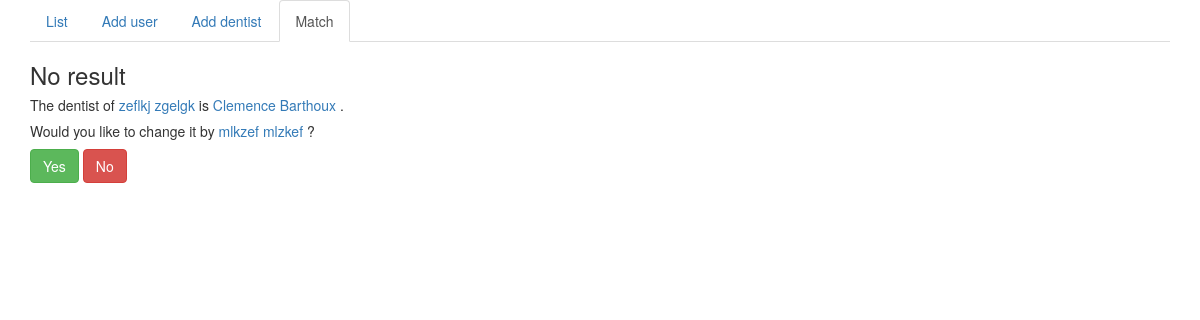
Page /match/user/6/dentist/6/ on the committed database.
### dentistsApp/models.py (models this page shows, shortened)
class User(models.Model):
    first_name = models.CharField(max_length=32)
    last_name = models.CharField(max_length=32)
    email = models.CharField(max_length=32)
    dentist = models.ForeignKey(Dentist, null=True)
    def  __unicode__(self):
        return (self.first_name + " " + self.last_name)

class Dentist(models.Model):
    first_name = models.CharField(max_length=32)
    last_name = models.CharField(max_length=32)
    email = models.CharField(max_length=32)
    license_number = models.CharField(max_length=64)
    def  __unicode__(self):
        return (self.first_name + " " + self.last_name)

### dentistsApp/views.py (the view)
# urls.py: url(r'^match/user/(?P<user_id>[0-9]+)/dentist/(?P<dentist_id>[0-9]+)/$', views.match_result, name='match-result'),
def match_result(request, user_id, dentist_id):
    user = get_object_or_404(User, pk=user_id)
    dentist = get_object_or_404(Dentist, pk=dentist_id)
    context = {'user': user, 'dentist': dentist}
    if request.method == 'POST':
        user.dentist = dentist
        user.save()
        return HttpResponseRedirect('/user/' + str(user.id))
    return render(request, 'dentistsApp/match_result.html', context)

### dentistsApp/templates/dentistsApp/match_result.html (shortened to what this page needs)
<!DOCTYPE html>
<html>
	<head>
		<link rel='stylesheet' href="/static/dentistsApp/css/bootstrap.min.css"/>
    <link rel='stylesheet' href="/static/dentistsApp/css/styles.css"/>
  </head>
  <body>
		<div class="container bs-docs-container">
			{% include "dentistsApp/header.html" %}
      {% if user.dentist.id == dentist.id %}
        <h3>User information</h3>
        <h5>The result match between user {{ user }} and dentist {{ dentist }}</h5>
        <table class="table">
          <tr>
            <td><strong>Last name </strong></td>
            <td>{{ user.last_name }}</td>
          </tr>
          <tr>
            <td><strong>First name </strong></td>
            <td>{{ user.first_name }}</td>
          </tr>
          <tr>
            <td><strong>Email </strong></td>
            <td>{{ user.email }}</td>
          </tr>
          <tr>
            <td><strong>Dentist </strong></td>
            {% if user.dentist %}
              <td><a href="/dentist/{{ user.dentist.id }}">{{ user.dentist }}</a></td>
            {% else %}
              <td>No dentist yet</td>
            {% endif %}
          </tr>
        </table>
      {% else %}
        <h3>No result</h3>
        {% if user.dentist == null %}
          <h5>
            <a href="/user/{{ user.id }}">{{ user }} </a>
            <span>has no dentist.</span>
          </h5>
          <h5>
            <span>Would you like to add </span>
            <a href="/dentist/{{ dentist.id }}">{{ dentist }}</a>
            <span> as </span>
            <a href="/user/{{ user.id }}">{{ user }} </a>
            <span>dentist ?</span>
          </h5>
          <form class="formUpdateDentist" role="form" action="" method="POST">{% csrf_token %}
            <button type="submit" class="btn btn-success">Yes</button>
          </form>
          <a href="/match" class="btn btn-danger">No</a>
        {% else %}
          <h5>
            <span>The dentist of </span>
            <a href="/user/{{ user.id }}">{{ user }} </a>
            <span>is </span>
            <a href="/dentist/{{ user.dentist.id }}">{{ user.dentist }}</a>
            <span>.</span>
          </h5>
          <h5>
            <span>Would you like to change it by </span>
            <a href="/dentist/{{ dentist.id }}">{{ dentist }}</a>
            <span> ?</span>
          </h5>
          <form class="formUpdateDentist" role="form" action="" method="POST">{% csrf_token %}
            <button type="submit" class="btn btn-success">Yes</button>
          </form>
          <a href="/match" class="btn btn-danger">No</a>
        {% endif %}
      {% endif %}
    </div>
  </body>
</html>

### dentistsApp/static/dentistsApp/css/styles.css (style rules this page uses)
.formUpdateDentist { display: inline-block; }

### rows in the picture
User: first_name+last_name "zeflkj zgelgk", dentist "Clemence Barthoux"
Dentist: first_name+last_name "mlkzef mlzkef"
